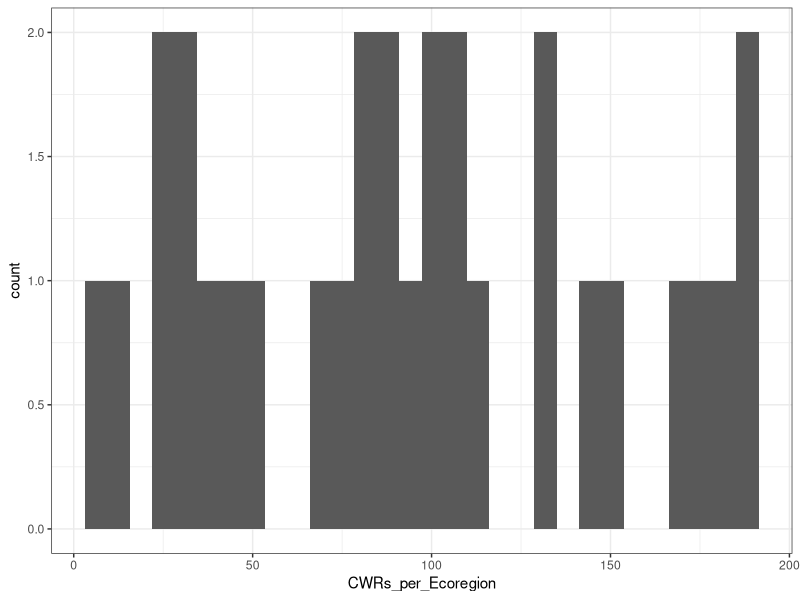
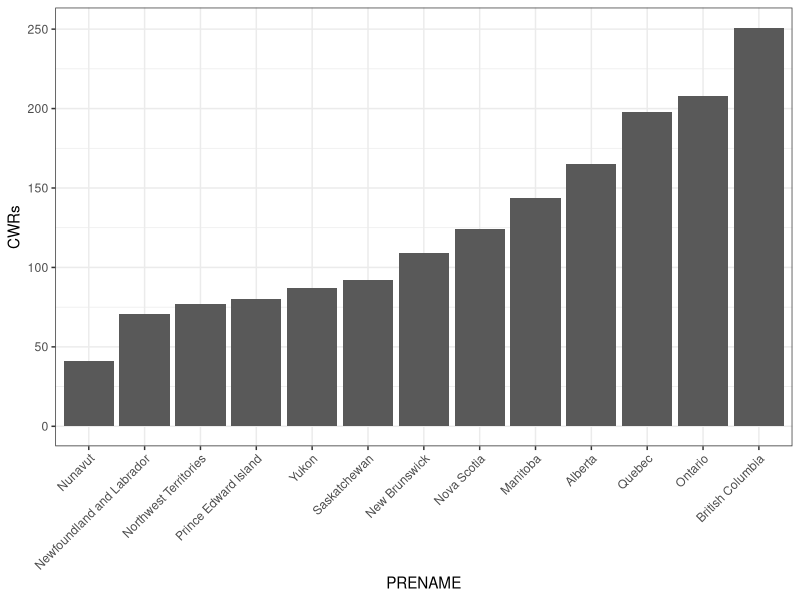
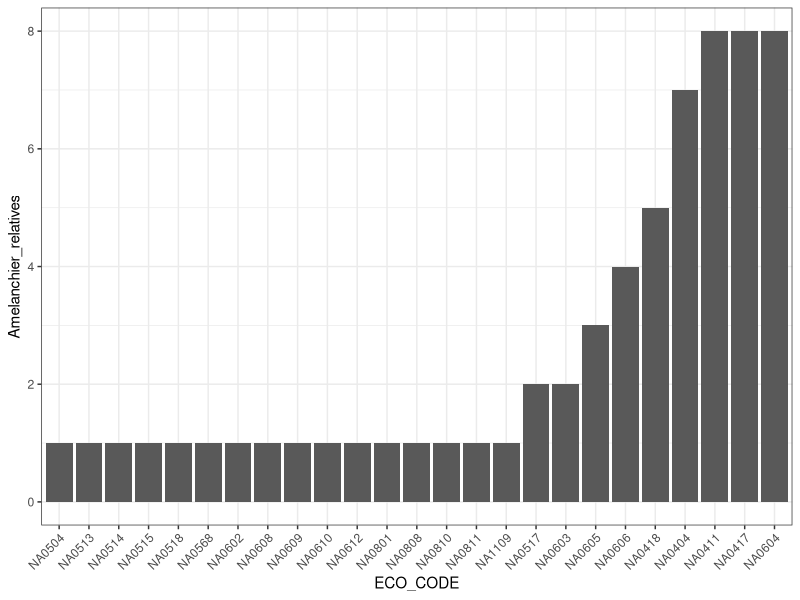
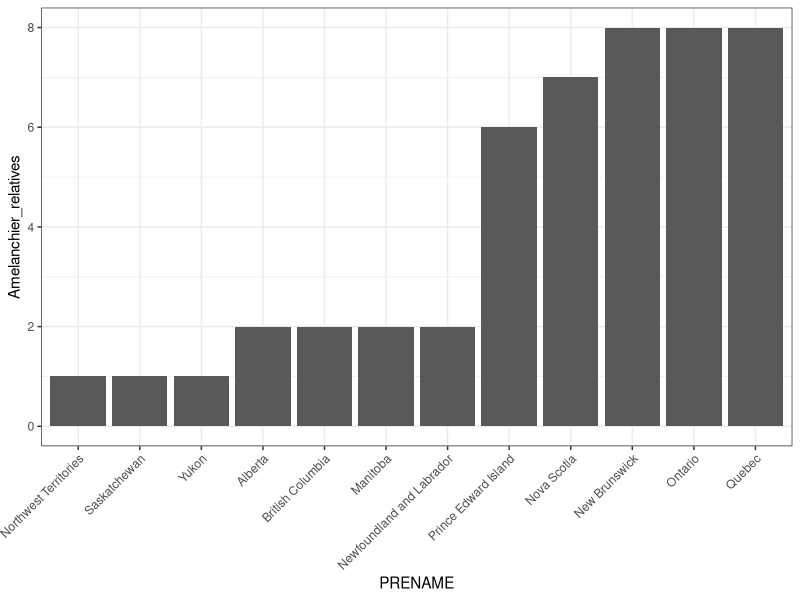
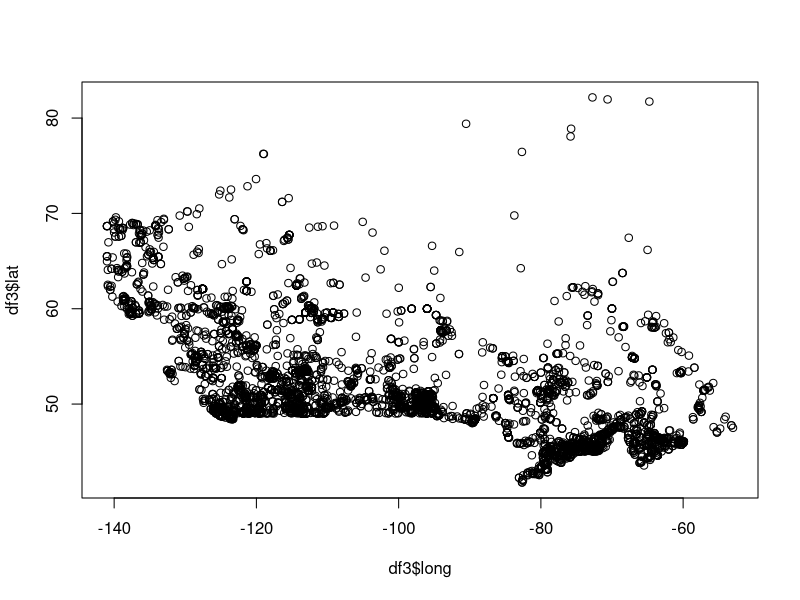

Write R code to recreate these figures, in order.
library(tidyverse)
library(stringr)
library(ggplot2)


# compile garden data
df <- read.csv("GBIF_by_Province.csv")

df2 <- df %>%
  select(Crop, sci_nam, ECO_CODE, ECO_NAME, PRENAME, geometry, X.1)
  
# remove "()" and "c" from geometry and X.1, rename as longitude and latitude
# change from chr to numeric
df2$longitude <- as.numeric(str_sub(df2$geometry, 3))  
df2$latitude <- as.numeric(str_remove(df2$X.1, "[)]"))
df3 <- df2 %>% # drop unformatted columns, change chr to factor data class
  select(-geometry, -X.1) %>%
  mutate(sci_nam = as.factor(sci_nam), Crop = as.factor(Crop), 
         PRENAME = as.factor(PRENAME), ECO_NAME = as.factor(ECO_NAME), 
         ECO_CODE = as.factor(ECO_CODE))


str(df3)

# some summary information
# ecoregion with the most CWRs
df4 <- df3 %>%
  group_by(ECO_NAME) %>%
  distinct(sci_nam, .keep_all = TRUE) %>%
  add_tally() %>%
  rename(num_CWRs_in_Ecoregion = "n") %>%
  mutate(num_CWRs_in_Ecoregion = as.numeric(num_CWRs_in_Ecoregion))

CWRs_group_by_ecoregion <- df4 %>% # all I want for a graph is number of CWRS in each province
  group_by(ECO_NAME) %>%
  summarise(CWRs_per_Ecoregion = mean(num_CWRs_in_Ecoregion))

CWRs_group_by_ecoregion$ECO_NAME <- # order provinces by number of  CWRs 
  factor(CWRs_group_by_ecoregion$ECO_NAME,
         levels = CWRs_group_by_ecoregion$ECO_NAME[
           order(CWRs_group_by_ecoregion$CWRs_per_Ecoregion)])

# Plot number CWRs in each province (as a histogram)
p <- ggplot(CWRs_group_by_ecoregion, aes(x = CWRs_per_Ecoregion)) + theme_bw() + 
  geom_histogram()
p

# show five ecoregions with most CWRs
top_n(CWRs_group_by_ecoregion, 5, wt = CWRs_per_Ecoregion)
# show five ecoregions with least CWRs
top_n(CWRs_group_by_ecoregion, -5, wt = CWRs_per_Ecoregion) 

# maybe also look for number eco-endemic CWRs using df4?
  

# province with the most CWRs
df5 <- df3 %>%
  group_by(PRENAME) %>% # group by province
  distinct(sci_nam, .keep_all = TRUE) %>% # only one CWR per province (if it's in multiple ECOs in the same province can show up >1 times)
  add_tally() %>% # tally number CWRs in tthe province
  rename(num_CWRs_in_Province = "n") %>%
  mutate(num_CWRs_in_Province = as.numeric(num_CWRs_in_Province))

CWRS_group_by_province <- df5 %>% # all I want for a graph is number of CWRS in each province
  group_by(PRENAME) %>%
  summarise(CWRs = mean(num_CWRs_in_Province))

CWRS_group_by_province$PRENAME <- # order provinces by number of  CWRs 
  factor(CWRS_group_by_province$PRENAME,
         levels = CWRS_group_by_province$PRENAME[
           order(CWRS_group_by_province$CWRs)])

# Plot number CWRs in each province
q <- ggplot(CWRS_group_by_province, aes(x = PRENAME, y = CWRs)) + theme_bw() + 
  geom_bar(stat = "identity") + theme(axis.text.x=element_text(angle=45, hjust=1))
q

# ecoregion with the most Amelanchier CWRs
df6 <- df3 %>%
  group_by(ECO_NAME) %>%
  filter(grepl('Amelanchier', sci_nam)) %>%
  distinct(sci_nam, .keep_all = TRUE) %>%
  add_tally() %>%
  rename(num_Amelanchier_relatives_in_Ecoregion = "n") %>%
  mutate(num_Amelanchier_relatives_in_Ecoregion = as.numeric(num_Amelanchier_relatives_in_Ecoregion))

Amelanchier_group_by_ecoregion <- df6 %>% # all I want for a graph is number of CWRS in each province
  group_by(ECO_CODE) %>%
  summarise(Amelanchier_relatives = mean(num_Amelanchier_relatives_in_Ecoregion))

Amelanchier_group_by_ecoregion$ECO_CODE <- # order provinces by number of  CWRs 
  factor(Amelanchier_group_by_ecoregion$ECO_CODE,
         levels = Amelanchier_group_by_ecoregion$ECO_CODE[
           order(Amelanchier_group_by_ecoregion$Amelanchier_relatives)])

# Plot number CWRs in each province
r <- ggplot(Amelanchier_group_by_ecoregion, aes(x = ECO_CODE, y = Amelanchier_relatives)) + theme_bw() + 
  geom_bar(stat = "identity") + theme(axis.text.x=element_text(angle=45, hjust=1))
r

# province with the most Amelanchier CWRs
df7 <- df3 %>%
  group_by(PRENAME) %>%
  filter(grepl('Amelanchier', sci_nam)) %>%
  distinct(sci_nam, .keep_all = TRUE) %>%
  add_tally() %>%
  rename(num_Amelanchier_relatives_in_Province = "n") %>%
  mutate(num_Amelanchier_relatives_in_Province = as.numeric(num_Amelanchier_relatives_in_Province))

Amelanchier_group_by_Province <- df7 %>% # all I want for a graph is number of CWRS in each province
  group_by(PRENAME) %>%
  summarise(Amelanchier_relatives = mean(num_Amelanchier_relatives_in_Province))

Amelanchier_group_by_Province$PRENAME <- # order provinces by number of  CWRs 
  factor(Amelanchier_group_by_Province$PRENAME,
         levels = Amelanchier_group_by_Province$PRENAME[
           order(Amelanchier_group_by_Province$Amelanchier_relatives)])

# Plot number CWRs in each province
s <- ggplot(Amelanchier_group_by_Province, aes(x = PRENAME, y = Amelanchier_relatives)) + theme_bw() + 
  geom_bar(stat = "identity") + theme(axis.text.x=element_text(angle=45, hjust=1))
s

# lat/long of a single 
plot(df3$long, df3$lat)

